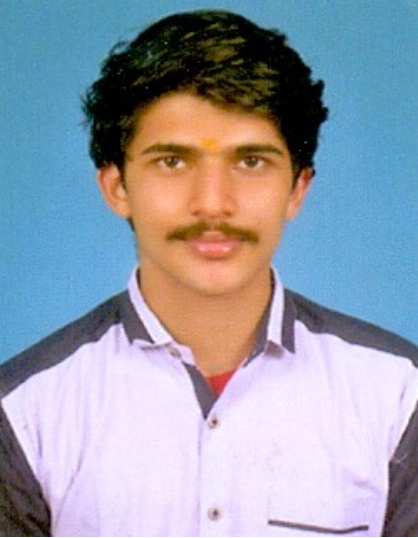
#> input picture ex2/demo.png, 418 x 538 px
$ python 4.py
#> lines starting #> are read from the running program, lines starting #| are printed output that depends on the picture
import cv2
import matplotlib.pyplot as plt

# Read the image in grayscale
img = cv2.imread("demo.png", cv2.IMREAD_GRAYSCALE)
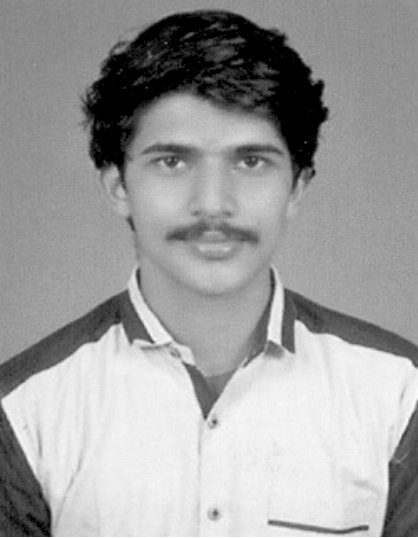
#> img: shape (538, 418); min 0, max 255, mean 158.7

# Apply Gaussian blur
blurred_img = cv2.GaussianBlur(img,(5,5),1.5)

# Perform Canny edge detection
edges = cv2.Canny(blurred_img, 100, 200)
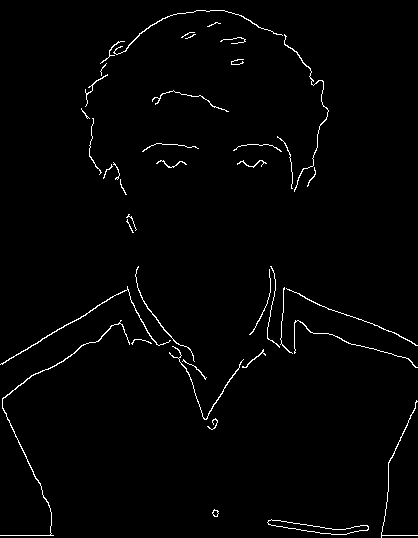
#> edges: shape (538, 418); 1.6% white in thin lines or dots

# Plotting the images using Matplotlib
plt.figure(figsize=(10, 5))

# Original grayscale image
plt.subplot(1, 2, 1)
plt.imshow(img, cmap='gray')
plt.title('Original Image')
plt.axis('off')

# Edge-detected image
plt.subplot(1, 2, 2)
plt.imshow(edges, cmap='gray')
plt.title('Edges')
plt.axis('off')

# Show the plots
plt.show()
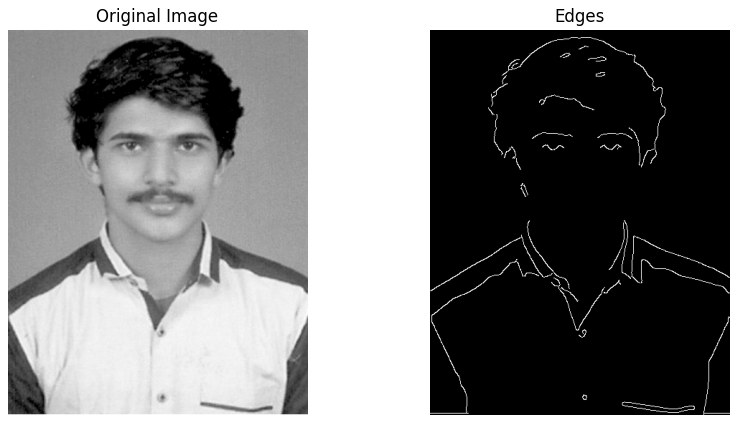
#> figure drawn by matplotlib, 2 panels
